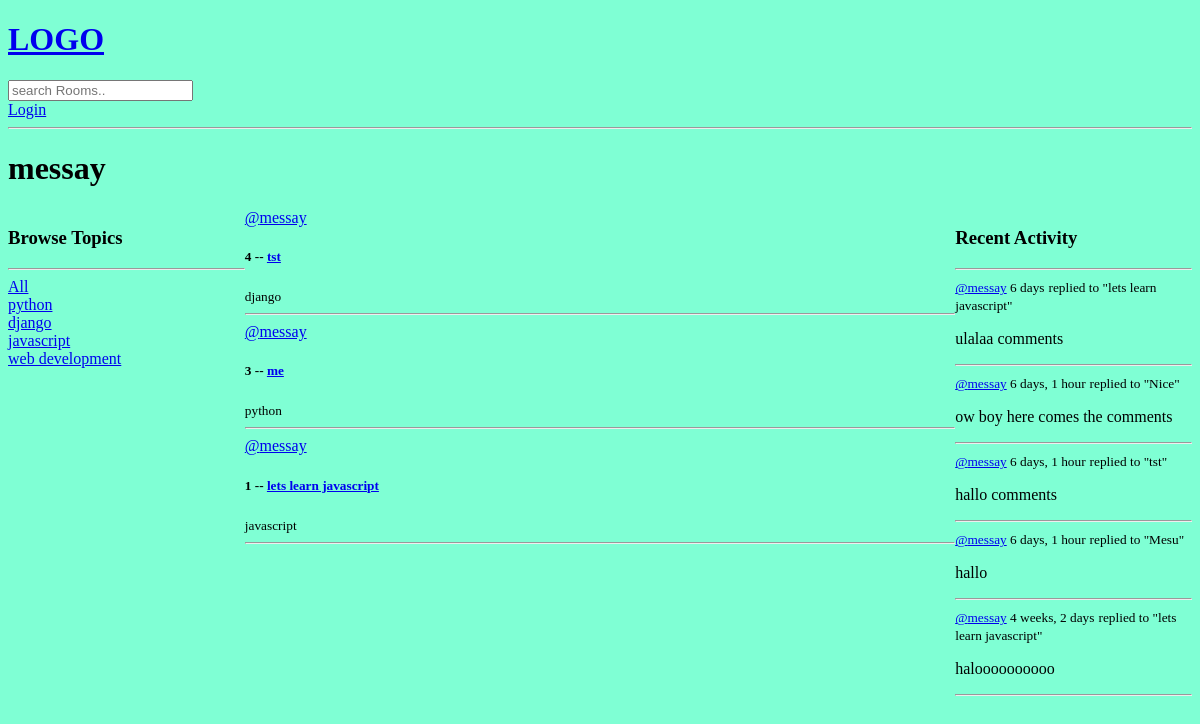
/profile/1/, run on an earlier commit of the app's database.
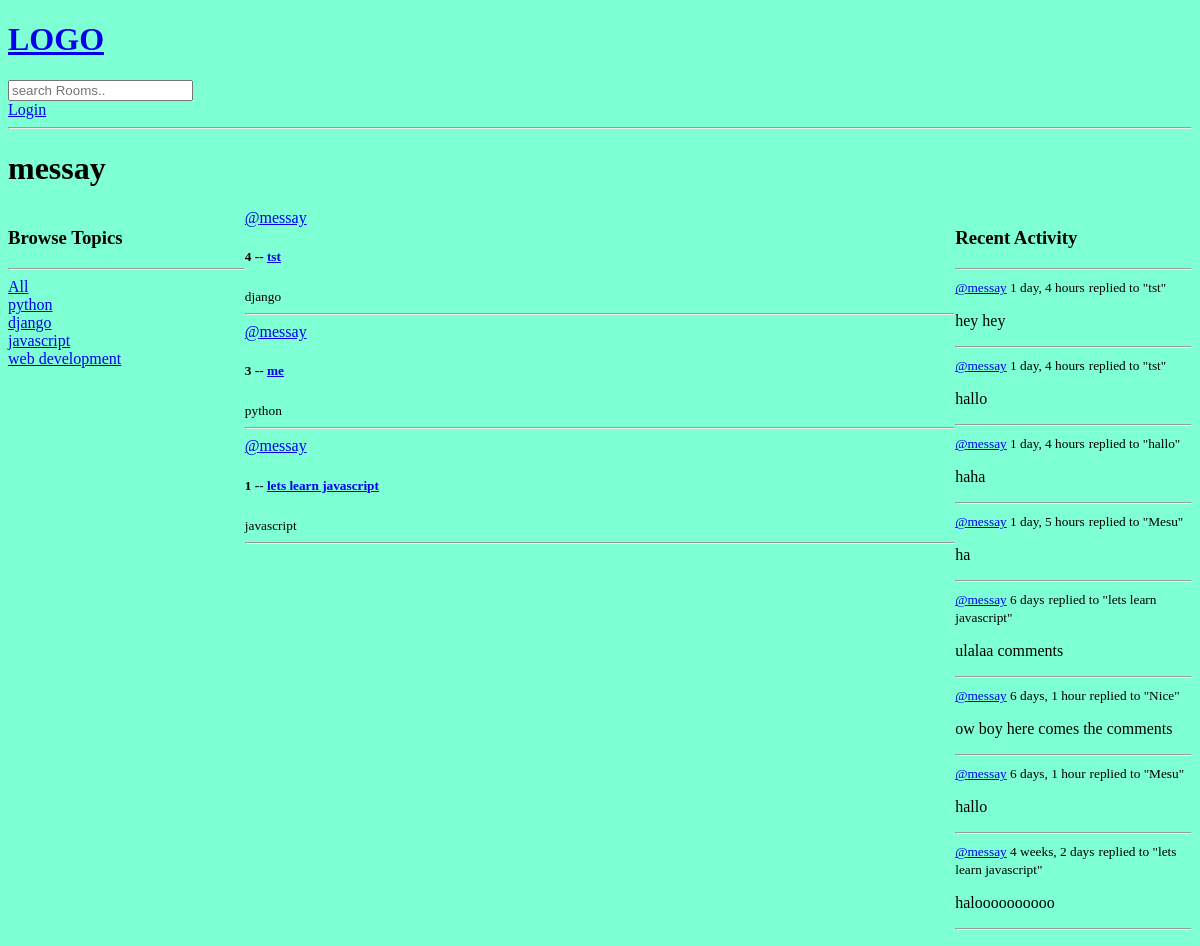
And on a later commit of the database.
### base/models.py (models this page shows, shortened)
class Topic(models.Model):
    name = models.CharField(max_length = 200)

class Room(models.Model):
    host = models.ForeignKey(User, on_delete = models.SET_NULL, null = True)
    topic = models.ForeignKey(Topic, on_delete = models.SET_NULL, null = True)
    name = models.CharField(max_length=200)
    description = models.TextField(null=True, blank = True)
    participants = models.ManyToManyField(User, related_name='participants', blank =True)
    updated = models.DateTimeField(auto_now = True)
    created = models.DateTimeField(auto_now_add = True)
    class Meta:
        ordering = ['-updated','-created']
    def __str__(self):
        return str(self.name)

class Message(models.Model):
    user  = models.ForeignKey(User, on_delete = models.CASCADE)
    room = models.ForeignKey(Room,on_delete = models.CASCADE)
    body = models.TextField()
    updated = models.DateTimeField(auto_now = True)
    created = models.DateTimeField(auto_now_add = True)
    def __str__(self):
        return self.body[0:50]
    class Meta:
        ordering = ['-updated','-created']

### base/views.py (the view)
# urls.py: path('profile/<str:pk>/', views.userProfile, name="user-profile"),
def userProfile(request,pk):
    user = User.objects.get(id=pk)
    rooms = user.room_set.all()
    room_messages = user.message_set.all()
    topics = Topic.objects.all()
    context = {'user':user,'rooms':rooms,'room_messages': room_messages, 'topics': topics}
    return render(request,'base/profile.html', context)

### base/templates/base/profile.html (shortened to what this page needs)
{% extends 'main.html' %}
{% block content %}
<h1>{{user.username}}</h1>
<div class="profile-container">
    <div>
        {% include 'base/topics_component.html' %}
    </div>
    <div>
        {% include 'base/feed_component.html' %}
    </div>
    <div>
        {% include 'base/activity_component.html' %}
    </div>
</div>
{% endblock content %}

### base/templates/base/topics_component.html
<h3>Browse Topics</h3>
<hr>
<div>
   <a href = {% url 'home' %}>All</a>
</div>
{% for topic in topics %}
<div>
   <a href = {% url 'home' %}?q={{topic.name}}>{{topic.name}}</a>
</div>
{% endfor  %}

### base/templates/base/feed_component.html (shortened to what this page needs)
<div>
    {% for room in rooms %}
    <div>
       <a href='{% url 'user-profile' room.host.id %}'>@{{room.host.username}}</a>
       <h5>{{room.id}} -- <a href="{% url 'room' room.id %}">{{room.name}}</a></h5>
       <small>{{room.topic.name}}</small>
       <hr>
    </div>
    {% endfor %}
    </div>

### base/templates/base/activity_component.html (shortened to what this page needs)
<h3>Recent Activity</h3>
<hr>
{% for message in room_messages %}
<div>
<small><a href = "{% url 'user-profile' message.user.id %}">@{{message.user}}</a> {{message.created|timesince}}</small>
<small>replied to "{{message.room}}"</small>
<p>{{message}}</p>
</div>
<hr>
{% endfor %}

What changed in the data, as far as the page shows it:
removed Message: user "messay", created "6 days, 1 hour", room "tst", body "hallo comments"
added Message: user "messay", created "1 day, 4 hours", room "tst", body "hey hey"
added Message: user "messay", created "1 day, 4 hours", room "tst", body "hallo"
added Message: user "messay", created "1 day, 4 hours", room "hallo", body "haha"
added Message: user "messay", created "1 day, 5 hours", room "Mesu", body "ha"
